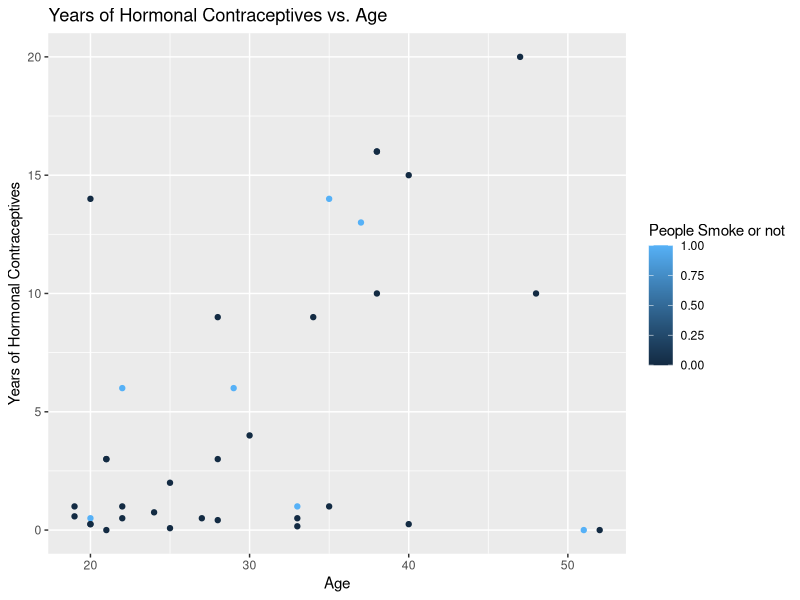

Reproduce this figure in R.
library(ggplot2)
library(dplyr)

bc_data <- read.csv("./cervicalcancerdata.csv", stringsAsFactor = FALSE)

bc_data <- bc_data %>% 
  mutate(combined_contraceptives = Hormonal.Contraceptives + IUD)  

bc_cancer <- bc_data %>% 
  filter(combined_contraceptives > 0) %>% 
  filter(Biopsy == 1)

ggplot(bc_cancer) +
  geom_point(aes(x = Age,
                y = Hormonal.Contraceptives..years.,
                color = Smokes)) +
  labs(title = "Years of Hormonal Contraceptives vs. Age",
       x = "Age",
       y = "Years of Hormonal Contraceptives",
       color = "People Smoke or not")
